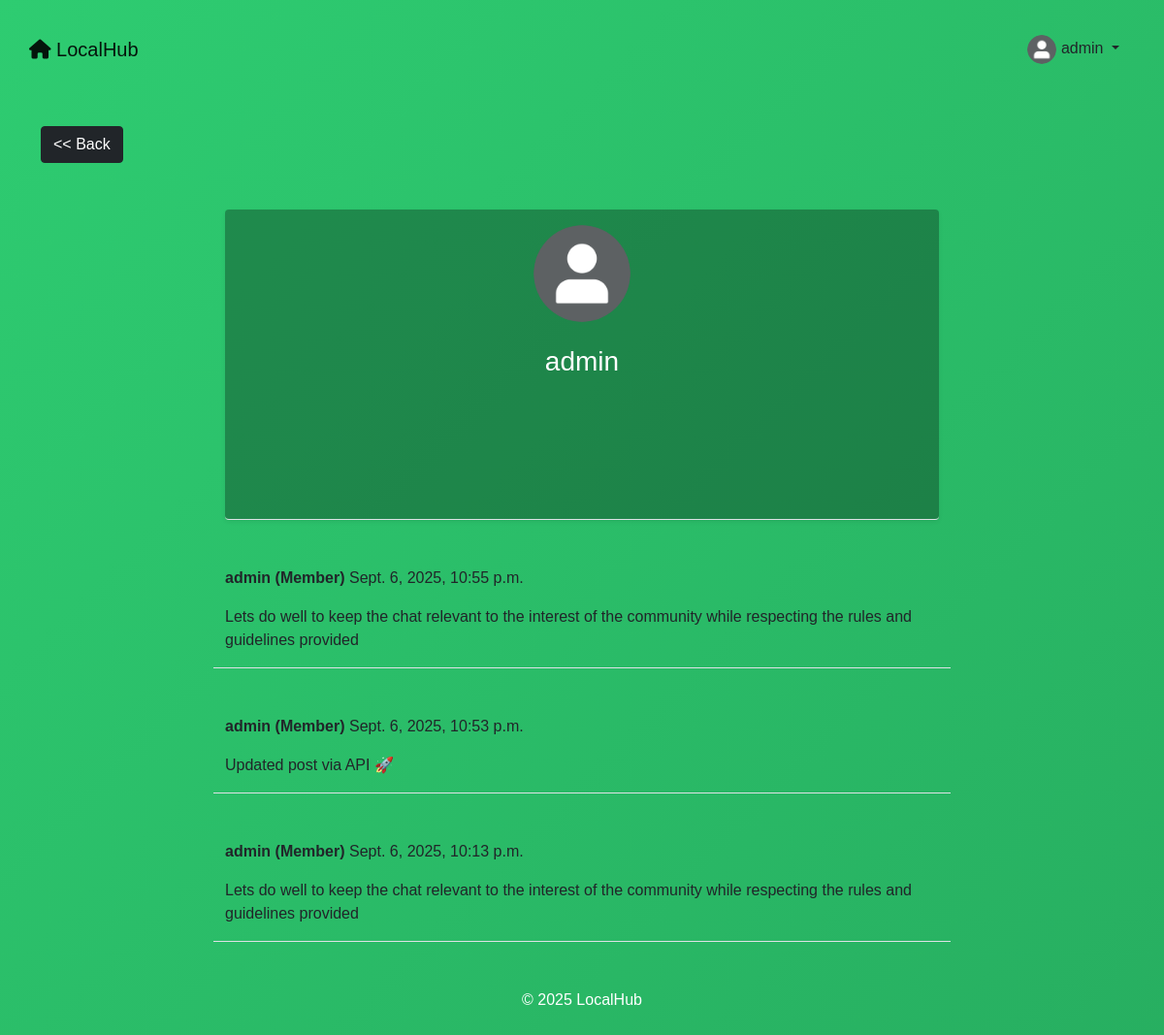
Screenshot of /chat/profile/1/ with the database file from the repository.
### users/models.py (models this page shows)
class User(AbstractUser, TimeStampedModel):
    is_leader = models.BooleanField(default=False)
    is_admin = models.BooleanField(default=False)
    email = models.EmailField(unique=True)
    USERNAME_FIELD = "username"
    REQUIRED_FIELDS = ["email"]
    @property
    def is_member(self):
        return not self.is_admin and not self.is_leader
    def __str__(self):
        roles = []
        if self.is_admin:
            roles.append("Admin")
        if self.is_leader:
            roles.append("Leader")
        if self.is_member:
            roles.append("Member")
        return f"{self.username} ({', '.join(roles)})"

class UserProfile(models.Model):
	user = models.OneToOneField(User, primary_key=True, verbose_name='user', related_name='profile', on_delete=models.CASCADE)
	name = models.CharField(max_length=30, blank=True, null=True)
	bio = models.TextField(max_length=500, blank=True, null=True)
	birth_date=models.DateField(null=True, blank=True)
	location = models.CharField(max_length=100, blank=True, null=True)
	picture = models.ImageField(upload_to='uploads/profile_pictures', default='uploads/profile_pictures/default.png', blank=True)

### group_chat/models.py (models this page shows, shortened)
class Post(models.Model):
    author = models.ForeignKey(settings.AUTH_USER_MODEL, on_delete=models.CASCADE)
    body = models.TextField()
    created_on = models.DateTimeField(default=timezone.now)

### group_chat/views.py (the view)
# urls.py: path('profile/<int:pk>/', ProfileView.as_view(), name='profile'),
class ProfileView(View):
    def get(self, request, pk, *args, **kwargs):
        profile = UserProfile.objects.get(pk=pk)
        user = profile.user
        posts = Post.objects.filter(author=user).order_by('-created_on')
        context = {
            'user': user,
            'profile': profile,
            'posts': posts
        }
        return render(request, 'group_chat/profile.html', context)

### group_chat/templates/group_chat/profile.html (shortened to what this page needs)
{% extends 'landing/base.html' %}
{% block content %}
<div class="container">
    <div class="row mt-5">
        <div class="col-md-3 col-sm-6">
            <a href="{% url 'homepage' %}" class="btn btn-dark"><< Back</a>
        </div>
    </div>
    <div class="row justify-content-center mt-5">
        <div class="col-md-8 col-sm-12">
            <div class="card shadow-sm border-bottom px-5 pt-3">
                <div class="text-center">
                    <img src="{{ profile.picture.url }}" class="rounded-circle mb-3" width="100" height="100" />
                    {% if profile.name %}
                        <h3 class="py-2 d-flex align-items-center justify-content-center">
                            {{ profile.name|default:user.username }}
                            {% if request.user == user %}
                                <a href="{% url 'chat:profile-edit' profile.pk %}" class="ms-2 text-dark">
                                    <i class="far fa-edit"></i>
                                </a>
                            {% endif %}
                        </h3>
                    {% else %}
                        <h3 class="py-2">
                            {{ user.username }}
                        </h3>
                    {% endif %}
                </div>
            </div>
        </div>
    </div>
    {% for post in posts %}
    <div class="row justify-content-center mt-5">
        <div class="col-md-8 col-sm-12 border-bottom position-relative">
            <p><strong>{{ post.author }}</strong> {{ post.created_on }}</p>
            <p>{{ post.body }}</p>
        </div>
    </div>
    {% endfor %}
</div>
{% endblock content %}

### landing/templates/landing/base.html (shortened to what this page needs)
{% load static %}
<!doctype html>
<html lang="en">
  <head>
    <link rel="stylesheet" href="{% static 'css/style.css' %}">
    <link href="https://cdn.jsdelivr.net/npm/bootstrap@5.0.0-beta1/dist/css/bootstrap.min.css" rel="stylesheet">
  </head>
  <body>
    {% include 'landing/navbar.html' %}
    {% block content %}
    {% endblock content %}
  <footer>
      <p>&copy; 2025 LocalHub</p>
  </footer>
  </body>
</html>

### landing/templates/landing/navbar.html (shortened to what this page needs)
<div class="container gx-0">
  <nav class="navbar navbar-expand-lg navbar-light bg-transparent">
    <a class="navbar-brand"
      {% if user.is_authenticated %}
        href="{% url 'homepage' %}"
      {% else %}
        href="{% url 'index' %}"
      {% endif %}
    >
      <i class="fas fa-home"></i> LocalHub
    </a>
    <div class="collapse navbar-collapse" id="navbarTogglerDemo03">
      {% if user.is_authenticated %}
        <div class="nav-item dropdown">
          <a class="nav-link dropdown-toggle text-dark" data-bs-toggle="dropdown" role="button" aria-expanded="false">
            {% if user.profile.picture %}
              <img src="{{ user.profile.picture.url }}" alt="Avatar" class="rounded-circle" width="30" height="30">
            {% else %}
              <i class="fas fa-user"></i>
            {% endif %}
            {{ user.username }}
          </a>
        </div>
      {% endif %}
    </div>
  </nav>
</div>

### static/css/style.css (style rules this page uses)
* { margin: 0; padding: 0; box-sizing: border-box; font-family: Arial, sans-serif; }
body { background: linear-gradient(135deg, #2ecc71, #27ae60); color: #fff; min-height: 100vh; padding: 20px; }
.card { background-color: rgba(0, 0, 0, 0.3) !important; color: #fff !important; border: none !important; border-radius: 16px; padding: 1rem; box-shadow: 0 4px 10px rgba(0, 0, 0, 0.3) !important; text-align: center; position: relative; transition: transform 0.2s ease, box-shadow 0.2s ease; height: 320px; display: flex; flex-direction: column; justify-content: space-between; }
footer { text-align: center; padding: 3rem 0; color: #fff; position: relative; bottom: 0; width: 100%; }

### rows the page displays
User: profile.picture (placeholder picture), username "admin"
UserProfile: picture (placeholder picture)
Post: author "admin (Member)", created_on "Sept. 6, 2025, 10:55 p.m.", body "Lets do well to keep the chat relevant to the interest of the community while respecting the rules and guidelines provided"
Post: author "admin (Member)", created_on "Sept. 6, 2025, 10:53 p.m.", body "Updated post via API 🚀"
Post: author "admin (Member)", created_on "Sept. 6, 2025, 10:13 p.m.", body "Lets do well to keep the chat relevant to the interest of the community while respecting the rules and guidelines provided"
